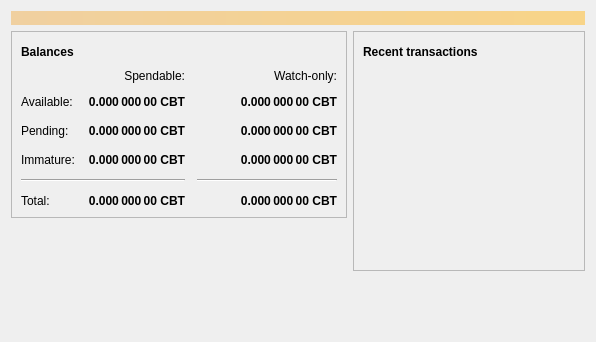
<?xml version="1.0" encoding="UTF-8"?>
<ui version="4.0">
 <class>OverviewPage</class>
 <widget class="QWidget" name="OverviewPage">
  <property name="geometry">
   <rect>
    <x>0</x>
    <y>0</y>
    <width>596</width>
    <height>342</height>
   </rect>
  </property>
  <property name="windowTitle">
   <string>Form</string>
  </property>
  <layout class="QVBoxLayout" name="topLayout">
   <item>
    <widget class="QLabel" name="labelAlerts">
     <property name="visible">
      <bool>false</bool>
     </property>
     <property name="styleSheet">
      <string notr="true">background-color: qlineargradient(x1: 0, y1: 0, x2: 1, y2: 0, stop:0 #F0D0A0, stop:1 #F8D488); color:#000000;</string>
     </property>
     <property name="wordWrap">
      <bool>true</bool>
     </property>
     <property name="margin">
      <number>3</number>
     </property>
    </widget>
   </item>
   <item>
    <layout class="QHBoxLayout" name="horizontalLayout" stretch="1,1">
     <item>
      <layout class="QVBoxLayout" name="verticalLayout_2">
       <item>
        <widget class="QFrame" name="frame">
         <property name="frameShape">
          <enum>QFrame::StyledPanel</enum>
         </property>
         <property name="frameShadow">
          <enum>QFrame::Raised</enum>
         </property>
         <layout class="QVBoxLayout" name="verticalLayout_4">
          <item>
           <layout class="QHBoxLayout" name="horizontalLayout_4">
            <item>
             <widget class="QLabel" name="label_5">
              <property name="font">
               <font>
                <weight>75</weight>
                <bold>true</bold>
               </font>
              </property>
              <property name="text">
               <string>Balances</string>
              </property>
             </widget>
            </item>
            <item>
             <widget class="QPushButton" name="labelWalletStatus">
              <property name="enabled">
               <bool>false</bool>
              </property>
              <property name="maximumSize">
               <size>
                <width>30</width>
                <height>16777215</height>
               </size>
              </property>
              <property name="toolTip">
               <string>The displayed information may be out of date. Your wallet automatically synchronizes with the Cocabit network after a connection is established, but this process has not completed yet.</string>
              </property>
              <property name="text">
               <string/>
              </property>
              <property name="icon">
               <iconset resource="../cocabit.qrc">
                <normaloff>:/icons/warning</normaloff>
                <disabledoff>:/icons/warning</disabledoff>:/icons/warning</iconset>
              </property>
              <property name="iconSize">
               <size>
                <width>24</width>
                <height>24</height>
               </size>
              </property>
              <property name="flat">
               <bool>true</bool>
              </property>
             </widget>
            </item>
            <item>
             <spacer name="horizontalSpacer_3">
              <property name="orientation">
               <enum>Qt::Horizontal</enum>
              </property>
              <property name="sizeHint" stdset="0">
               <size>
                <width>40</width>
                <height>20</height>
               </size>
              </property>
             </spacer>
            </item>
           </layout>
          </item>
          <item>
           <layout class="QGridLayout" name="gridLayout">
            <property name="spacing">
             <number>12</number>
            </property>
            <item row="2" column="2">
             <widget class="QLabel" name="labelWatchPending">
              <property name="font">
               <font>
                <weight>75</weight>
                <bold>true</bold>
               </font>
              </property>
              <property name="cursor">
               <cursorShape>IBeamCursor</cursorShape>
              </property>
              <property name="toolTip">
               <string>Unconfirmed transactions to watch-only addresses</string>
              </property>
              <property name="text">
               <string notr="true">0.000 000 00 CBT</string>
              </property>
              <property name="alignment">
               <set>Qt::AlignRight|Qt::AlignTrailing|Qt::AlignVCenter</set>
              </property>
              <property name="textInteractionFlags">
               <set>Qt::LinksAccessibleByMouse|Qt::TextSelectableByKeyboard|Qt::TextSelectableByMouse</set>
              </property>
             </widget>
            </item>
            <item row="2" column="1">
             <widget class="QLabel" name="labelUnconfirmed">
              <property name="font">
               <font>
                <weight>75</weight>
                <bold>true</bold>
               </font>
              </property>
              <property name="cursor">
               <cursorShape>IBeamCursor</cursorShape>
              </property>
              <property name="toolTip">
               <string>Total of transactions that have yet to be confirmed, and do not yet count toward the spendable balance</string>
              </property>
              <property name="text">
               <string notr="true">0.000 000 00 CBT</string>
              </property>
              <property name="alignment">
               <set>Qt::AlignRight|Qt::AlignTrailing|Qt::AlignVCenter</set>
              </property>
              <property name="textInteractionFlags">
               <set>Qt::LinksAccessibleByMouse|Qt::TextSelectableByKeyboard|Qt::TextSelectableByMouse</set>
              </property>
             </widget>
            </item>
            <item row="3" column="2">
             <widget class="QLabel" name="labelWatchImmature">
              <property name="font">
               <font>
                <weight>75</weight>
                <bold>true</bold>
               </font>
              </property>
              <property name="cursor">
               <cursorShape>IBeamCursor</cursorShape>
              </property>
              <property name="toolTip">
               <string>Mined balance in watch-only addresses that has not yet matured</string>
              </property>
              <property name="text">
               <string notr="true">0.000 000 00 CBT</string>
              </property>
              <property name="alignment">
               <set>Qt::AlignRight|Qt::AlignTrailing|Qt::AlignVCenter</set>
              </property>
              <property name="textInteractionFlags">
               <set>Qt::LinksAccessibleByMouse|Qt::TextSelectableByKeyboard|Qt::TextSelectableByMouse</set>
              </property>
             </widget>
            </item>
            <item row="4" column="0" colspan="2">
             <widget class="Line" name="line">
              <property name="orientation">
               <enum>Qt::Horizontal</enum>
              </property>
             </widget>
            </item>
            <item row="4" column="2">
             <widget class="Line" name="lineWatchBalance">
              <property name="sizePolicy">
               <sizepolicy hsizetype="Preferred" vsizetype="Fixed">
                <horstretch>0</horstretch>
                <verstretch>0</verstretch>
               </sizepolicy>
              </property>
              <property name="minimumSize">
               <size>
                <width>140</width>
                <height>0</height>
               </size>
              </property>
              <property name="orientation">
               <enum>Qt::Horizontal</enum>
              </property>
             </widget>
            </item>
            <item row="5" column="0">
             <widget class="QLabel" name="labelTotalText">
              <property name="text">
               <string>Total:</string>
              </property>
             </widget>
            </item>
            <item row="3" column="1">
             <widget class="QLabel" name="labelImmature">
              <property name="font">
               <font>
                <weight>75</weight>
                <bold>true</bold>
               </font>
              </property>
              <property name="cursor">
               <cursorShape>IBeamCursor</cursorShape>
              </property>
              <property name="toolTip">
               <string>Mined balance that has not yet matured</string>
              </property>
              <property name="text">
               <string notr="true">0.000 000 00 CBT</string>
              </property>
              <property name="alignment">
               <set>Qt::AlignRight|Qt::AlignTrailing|Qt::AlignVCenter</set>
              </property>
              <property name="textInteractionFlags">
               <set>Qt::LinksAccessibleByMouse|Qt::TextSelectableByKeyboard|Qt::TextSelectableByMouse</set>
              </property>
             </widget>
            </item>
            <item row="2" column="3">
             <spacer name="horizontalSpacer_2">
              <property name="orientation">
               <enum>Qt::Horizontal</enum>
              </property>
              <property name="sizeHint" stdset="0">
               <size>
                <width>40</width>
                <height>20</height>
               </size>
              </property>
             </spacer>
            </item>
            <item row="3" column="0">
             <widget class="QLabel" name="labelImmatureText">
              <property name="text">
               <string>Immature:</string>
              </property>
             </widget>
            </item>
            <item row="5" column="1">
             <widget class="QLabel" name="labelTotal">
              <property name="font">
               <font>
                <weight>75</weight>
                <bold>true</bold>
               </font>
              </property>
              <property name="cursor">
               <cursorShape>IBeamCursor</cursorShape>
              </property>
              <property name="toolTip">
               <string>Your current total balance</string>
              </property>
              <property name="text">
               <string notr="true">0.000 000 00 CBT</string>
              </property>
              <property name="alignment">
               <set>Qt::AlignRight|Qt::AlignTrailing|Qt::AlignVCenter</set>
              </property>
              <property name="textInteractionFlags">
               <set>Qt::LinksAccessibleByMouse|Qt::TextSelectableByKeyboard|Qt::TextSelectableByMouse</set>
              </property>
             </widget>
            </item>
            <item row="5" column="2">
             <widget class="QLabel" name="labelWatchTotal">
              <property name="font">
               <font>
                <weight>75</weight>
                <bold>true</bold>
               </font>
              </property>
              <property name="cursor">
               <cursorShape>IBeamCursor</cursorShape>
              </property>
              <property name="toolTip">
               <string>Current total balance in watch-only addresses</string>
              </property>
              <property name="text">
               <string notr="true">0.000 000 00 CBT</string>
              </property>
              <property name="alignment">
               <set>Qt::AlignRight|Qt::AlignTrailing|Qt::AlignVCenter</set>
              </property>
              <property name="textInteractionFlags">
               <set>Qt::LinksAccessibleByMouse|Qt::TextSelectableByKeyboard|Qt::TextSelectableByMouse</set>
              </property>
             </widget>
            </item>
            <item row="0" column="2">
             <widget class="QLabel" name="labelWatchonly">
              <property name="text">
               <string>Watch-only:</string>
              </property>
              <property name="alignment">
               <set>Qt::AlignRight|Qt::AlignTrailing|Qt::AlignVCenter</set>
              </property>
             </widget>
            </item>
            <item row="1" column="0">
             <widget class="QLabel" name="labelBalanceText">
              <property name="text">
               <string>Available:</string>
              </property>
             </widget>
            </item>
            <item row="1" column="1">
             <widget class="QLabel" name="labelBalance">
              <property name="font">
               <font>
                <weight>75</weight>
                <bold>true</bold>
               </font>
              </property>
              <property name="cursor">
               <cursorShape>IBeamCursor</cursorShape>
              </property>
              <property name="toolTip">
               <string>Your current spendable balance</string>
              </property>
              <property name="text">
               <string notr="true">0.000 000 00 CBT</string>
              </property>
              <property name="alignment">
               <set>Qt::AlignRight|Qt::AlignTrailing|Qt::AlignVCenter</set>
              </property>
              <property name="textInteractionFlags">
               <set>Qt::LinksAccessibleByMouse|Qt::TextSelectableByKeyboard|Qt::TextSelectableByMouse</set>
              </property>
             </widget>
            </item>
            <item row="1" column="2">
             <widget class="QLabel" name="labelWatchAvailable">
              <property name="font">
               <font>
                <weight>75</weight>
                <bold>true</bold>
               </font>
              </property>
              <property name="cursor">
               <cursorShape>IBeamCursor</cursorShape>
              </property>
              <property name="toolTip">
               <string>Your current balance in watch-only addresses</string>
              </property>
              <property name="text">
               <string notr="true">0.000 000 00 CBT</string>
              </property>
              <property name="alignment">
               <set>Qt::AlignRight|Qt::AlignTrailing|Qt::AlignVCenter</set>
              </property>
              <property name="textInteractionFlags">
               <set>Qt::LinksAccessibleByMouse|Qt::TextSelectableByKeyboard|Qt::TextSelectableByMouse</set>
              </property>
             </widget>
            </item>
            <item row="2" column="0">
             <widget class="QLabel" name="labelPendingText">
              <property name="text">
               <string>Pending:</string>
              </property>
             </widget>
            </item>
            <item row="0" column="1">
             <widget class="QLabel" name="labelSpendable">
              <property name="text">
               <string>Spendable:</string>
              </property>
              <property name="alignment">
               <set>Qt::AlignRight|Qt::AlignTrailing|Qt::AlignVCenter</set>
              </property>
             </widget>
            </item>
           </layout>
          </item>
         </layout>
        </widget>
       </item>
       <item>
        <spacer name="verticalSpacer">
         <property name="orientation">
          <enum>Qt::Vertical</enum>
         </property>
         <property name="sizeHint" stdset="0">
          <size>
           <width>20</width>
           <height>40</height>
          </size>
         </property>
        </spacer>
       </item>
      </layout>
     </item>
     <item>
      <layout class="QVBoxLayout" name="verticalLayout_3">
       <item>
        <widget class="QFrame" name="frame_2">
         <property name="frameShape">
          <enum>QFrame::StyledPanel</enum>
         </property>
         <property name="frameShadow">
          <enum>QFrame::Raised</enum>
         </property>
         <layout class="QVBoxLayout" name="verticalLayout">
          <item>
           <layout class="QHBoxLayout" name="horizontalLayout_2">
            <item>
             <widget class="QLabel" name="label_4">
              <property name="font">
               <font>
                <weight>75</weight>
                <bold>true</bold>
               </font>
              </property>
              <property name="text">
               <string>Recent transactions</string>
              </property>
             </widget>
            </item>
            <item>
             <widget class="QPushButton" name="labelTransactionsStatus">
              <property name="enabled">
               <bool>false</bool>
              </property>
              <property name="maximumSize">
               <size>
                <width>30</width>
                <height>16777215</height>
               </size>
              </property>
              <property name="toolTip">
               <string>The displayed information may be out of date. Your wallet automatically synchronizes with the Cocabit network after a connection is established, but this process has not completed yet.</string>
              </property>
              <property name="text">
               <string/>
              </property>
              <property name="icon">
               <iconset resource="../cocabit.qrc">
                <normaloff>:/icons/warning</normaloff>
                <disabledoff>:/icons/warning</disabledoff>:/icons/warning</iconset>
              </property>
              <property name="iconSize">
               <size>
                <width>24</width>
                <height>24</height>
               </size>
              </property>
              <property name="flat">
               <bool>true</bool>
              </property>
             </widget>
            </item>
            <item>
             <spacer name="horizontalSpacer">
              <property name="orientation">
               <enum>Qt::Horizontal</enum>
              </property>
              <property name="sizeHint" stdset="0">
               <size>
                <width>40</width>
                <height>20</height>
               </size>
              </property>
             </spacer>
            </item>
           </layout>
          </item>
          <item>
           <widget class="QListView" name="listTransactions">
            <property name="styleSheet">
             <string notr="true">QListView { background: transparent; }</string>
            </property>
            <property name="frameShape">
             <enum>QFrame::NoFrame</enum>
            </property>
            <property name="verticalScrollBarPolicy">
             <enum>Qt::ScrollBarAlwaysOff</enum>
            </property>
            <property name="horizontalScrollBarPolicy">
             <enum>Qt::ScrollBarAlwaysOff</enum>
            </property>
            <property name="selectionMode">
             <enum>QAbstractItemView::NoSelection</enum>
            </property>
           </widget>
          </item>
         </layout>
        </widget>
       </item>
       <item>
        <spacer name="verticalSpacer_2">
         <property name="orientation">
          <enum>Qt::Vertical</enum>
         </property>
         <property name="sizeHint" stdset="0">
          <size>
           <width>20</width>
           <height>40</height>
          </size>
         </property>
        </spacer>
       </item>
      </layout>
     </item>
    </layout>
   </item>
  </layout>
 </widget>
 <resources/>
 <connections/>
</ui>
